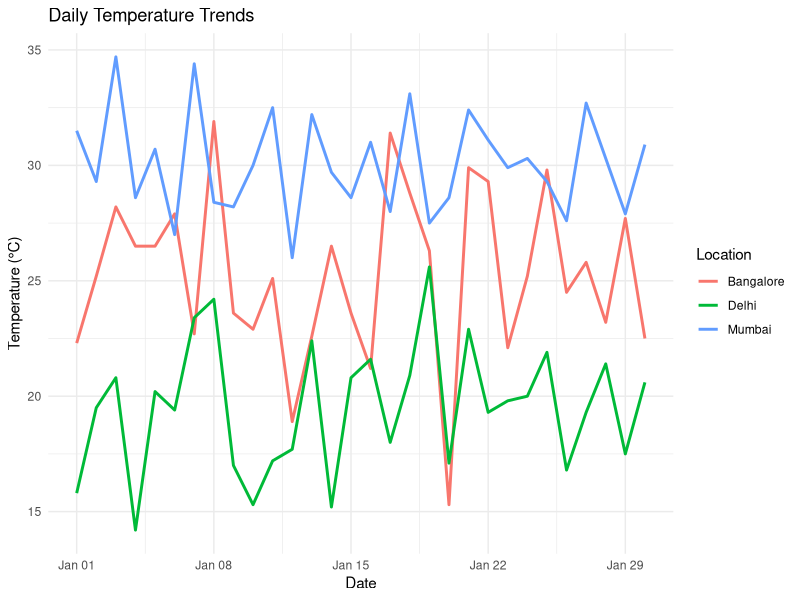
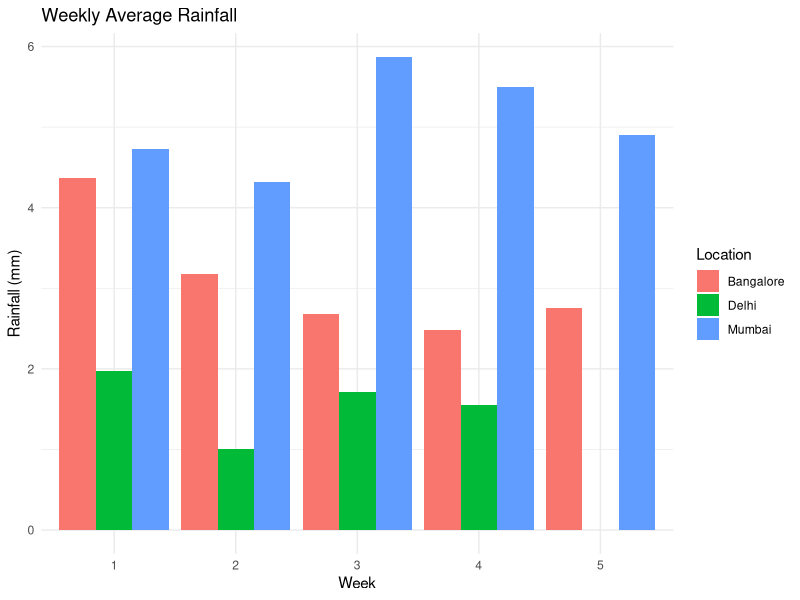
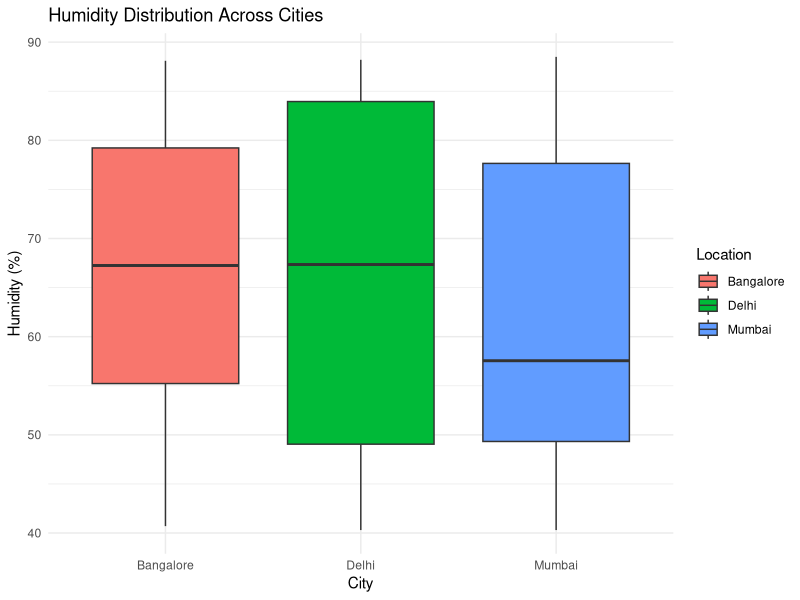

R code for these plots, in order:
## ---- chunk 1
knitr::opts_chunk$set(echo = TRUE, warning = FALSE, message = FALSE)
library(dplyr)
library(ggplot2)
library(lubridate)
## ---- chunk 2
weather_data <- read.csv("weather_data.csv")

# Display first few rows
head(weather_data)

# Display column names
colnames(weather_data)

# Check for missing values
sum(is.na(weather_data))
## ---- chunk 3
# Convert Date_Time to Date format
weather_data$Date_Time <- as.Date(weather_data$Date_Time)

# Filter only 3 cities (already only 3 in dataset, but let's keep code generic)
selected_cities <- c("Mumbai", "Delhi", "Bangalore")
weather_data <- weather_data %>% filter(Location %in% selected_cities)

# Create new column: Temperature in Fahrenheit
weather_data <- weather_data %>% mutate(Temperature_F = Temperature_C * 9/5 + 32)

# Calculate weekly averages
weather_data <- weather_data %>% mutate(Week = isoweek(Date_Time))
weekly_avg <- weather_data %>% group_by(Location, Week) %>%
  summarise(Avg_Temp = mean(Temperature_C),
            Avg_Humidity = mean(Humidity_pct),
            Avg_Rainfall = mean(Precipitation_mm),
            .groups = "drop")

head(weekly_avg)
## ---- chunk 4
# Hottest and coldest city based on average temperature
city_avg_temp <- weather_data %>% group_by(Location) %>% summarise(Mean_Temp = mean(Temperature_C))
hottest_city <- city_avg_temp %>% filter(Mean_Temp == max(Mean_Temp))
coldest_city <- city_avg_temp %>% filter(Mean_Temp == min(Mean_Temp))

hottest_city
coldest_city

# Day with highest rainfall per city
highest_rainfall <- weather_data %>% group_by(Location) %>%
  filter(Precipitation_mm == max(Precipitation_mm)) %>% arrange(Location)
highest_rainfall

# Compare average humidity levels between cities
avg_humidity <- weather_data %>% group_by(Location) %>% summarise(Mean_Humidity = mean(Humidity_pct))
avg_humidity
## ---- chunk 5
# 1. Line graph - Temperature trends
ggplot(weather_data, aes(x = Date_Time, y = Temperature_C, color = Location)) +
  geom_line(size = 1) +
  labs(title = "Daily Temperature Trends", x = "Date", y = "Temperature (°C)") +
  theme_minimal()

# 2. Bar plot - Weekly average rainfall comparison
ggplot(weekly_avg, aes(x = factor(Week), y = Avg_Rainfall, fill = Location)) +
  geom_bar(stat="identity", position = "dodge") +
  labs(title = "Weekly Average Rainfall", x = "Week", y = "Rainfall (mm)") +
  theme_minimal()

# 3. Boxplot - Humidity distribution across cities
ggplot(weather_data, aes(x = Location, y = Humidity_pct, fill = Location)) +
  geom_boxplot() +
  labs(title = "Humidity Distribution Across Cities", x = "City", y = "Humidity (%)") +
  theme_minimal()
